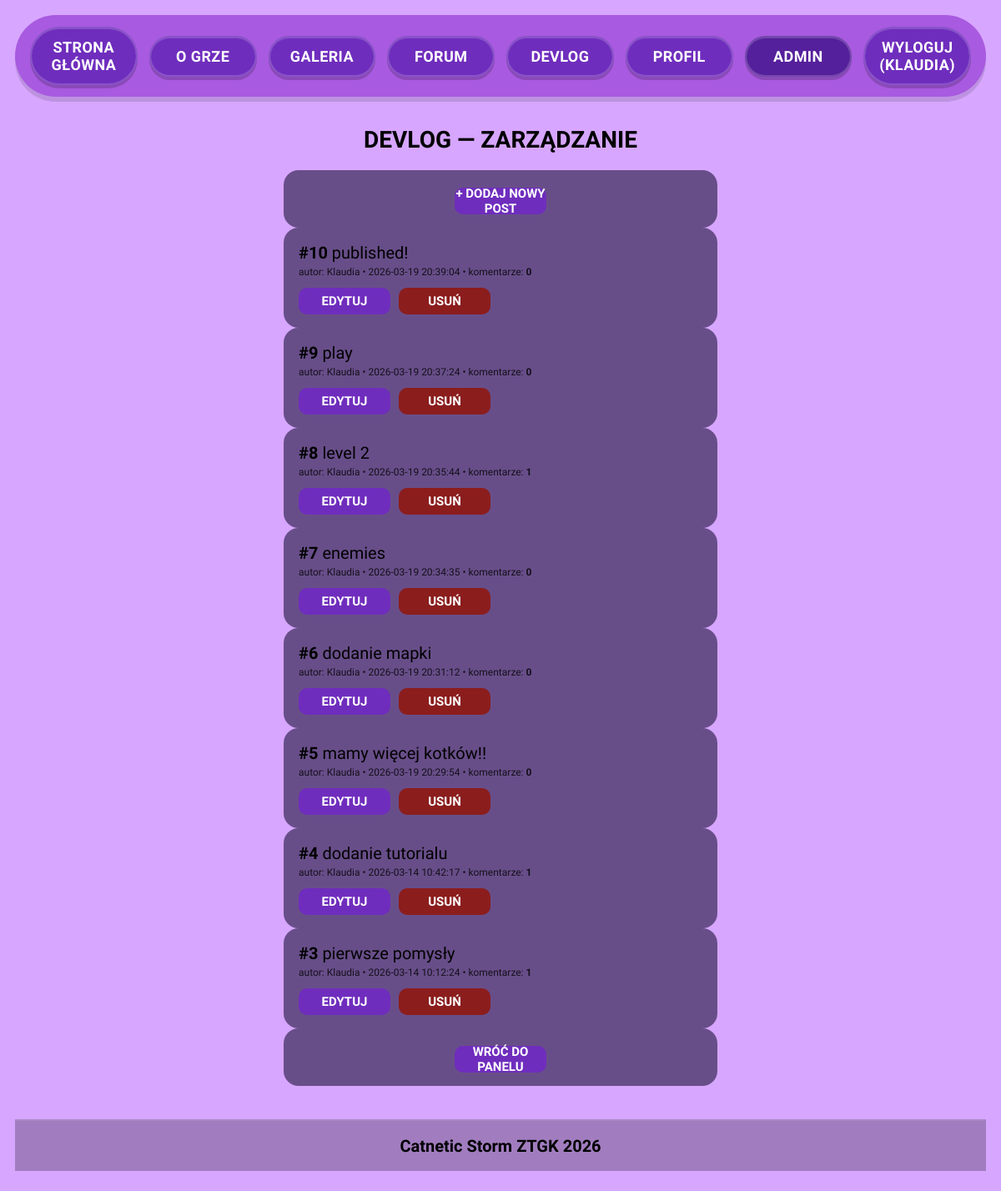
Page /admin/devlog_manage.php (signed in) on the committed database.
### tables this page shows
CREATE TABLE `devlog_posts` (
  `devlog_id` int(11) NOT NULL,
  `title` varchar(50) NOT NULL,
  `content` text NOT NULL,
  `image_path` varchar(255) NOT NULL,
  `created_at` timestamp NOT NULL DEFAULT current_timestamp(),
  `author_id` int(11) NOT NULL
);

CREATE TABLE `users` (
  `user_id` int(11) NOT NULL,
  `username` varchar(50) NOT NULL,
  `password` varchar(255) NOT NULL,
  `role` enum('admin','user') NOT NULL DEFAULT 'user',
  `created_at` timestamp NOT NULL DEFAULT current_timestamp()
);

### admin/devlog_manage.php (the view, shortened to what this page needs)
<?php
require __DIR__ . '/../includes/db.php';
$stmt = $pdo->query("
  SELECT p.devlog_id, p.title, p.created_at, u.username,
    (SELECT COUNT(*) FROM comments c WHERE c.post_id = p.devlog_id) AS comments_count
  FROM devlog_posts p
  JOIN users u ON u.user_id = p.author_id
  ORDER BY p.created_at DESC, p.devlog_id DESC
");
$posts = $stmt->fetchAll();
?>
<!DOCTYPE html>
<html lang="pl">
<head>
  <?php include __DIR__ . '/../includes/head.php'; ?>
</head>
<body>
  <?php include __DIR__ . '/../includes/header.php'; ?>
  <main>
    <section class="admin">
      <h1>Devlog — zarządzanie</h1>
      <div class="auth-card auth-card--small">
        <a class="auth-btn" href="devlog_create.php">+ DODAJ NOWY POST</a>
      </div>
      <?php if (!$posts): ?>
        <div class="auth-card">Brak postów.</div>
      <?php else: ?>
        <?php foreach ($posts as $p): ?>
          <article class="auth-card" style="display:flex; justify-content:space-between; gap:12px; flex-wrap:wrap; align-items:center;">
            <div>
              <strong>#<?= (int)$p['devlog_id'] ?></strong>
              <?= htmlspecialchars((string)$p['title']) ?>
              <div style="opacity:.8; font-size:12px; margin-top:4px;">
                autor: <?= htmlspecialchars((string)$p['username']) ?>
                • <?= htmlspecialchars((string)$p['created_at']) ?>
                • komentarze: <strong><?= (int)$p['comments_count'] ?></strong>
              </div>
            </div>
            <div style="display:flex; gap:10px; align-items:center;">
              <a class="auth-btn auth-btn--link" href="devlog_edit.php?id=<?= (int)$p['devlog_id'] ?>">EDYTUJ</a>
              <form method="post" action="devlog_manage.php"
                    onsubmit="return confirm('Usunąć post i wszystkie komentarze do niego?');"
                    style="display:inline;">
                <button class="auth-btn" type="submit" style="background:#8b1d1d;">USUŃ</button>
              </form>
            </div>
          </article>
        <?php endforeach; ?>
      <?php endif; ?>
      <div class="auth-card auth-card--small">
        <a class="auth-btn auth-btn--link" href="index.php">WRÓĆ DO PANELU</a>
      </div>
    </section>
  </main>
  <?php include __DIR__ . '/../includes/footer.php'; ?>
</body>
</html>

### css/style.css (style rules this page uses)
:root { --bg: #d7a6ff; --menu-bg: #a85ae0; --pill: #6f2dbd; --pill-hover: #5c22a6; --pill-active: #55209b; --frame-bg: #b47ee0; --frame-border: #5a2aa4; }
* { box-sizing: border-box; font-family: inherit; }
body { margin: 0; font-family: 'Pixelify Sans', sans-serif; font-size: 20px; background: var(--bg); padding: 18px 18px 24px; display: flex; flex-direction: column; min-height: 100vh; }
main { width: 100%; display: flex; justify-content: center; padding: 0; flex: 1; }
.auth-card { width: min(520px, 92vw); background: rgba(74, 55, 104, .78); border-radius: 18px; padding: 18px 18px 16px; }
.auth-card--small { padding: 14px 18px 16px; text-align: center; }
.auth-btn { display: inline-flex; align-items: center; justify-content: center; width: 110px; height: 32px; background: #6f2dbd; color: #fff; border: 0; border-radius: 10px; font-family: 'Pixelify Sans', sans-serif; font-weight: 900; text-transform: uppercase; font-size: 15px; cursor: pointer; text-decoration: none; }
.auth-btn--link { margin-top: 0 !important; }
.admin h1 { font-size: 28px; text-align: center; margin-bottom: 20px; text-transform: uppercase; }

### rows in the picture
devlog_posts: devlog_id "10", title "published!", author.username "Klaudia", created_at "2026-03-19 20:39:04", comments_count "0"
devlog_posts: devlog_id "9", title "play", author.username "Klaudia", created_at "2026-03-19 20:37:24", comments_count "0"
devlog_posts: devlog_id "8", title "level 2", author.username "Klaudia", created_at "2026-03-19 20:35:44", comments_count "1"
devlog_posts: devlog_id "7", title "enemies", author.username "Klaudia", created_at "2026-03-19 20:34:35", comments_count "0"
devlog_posts: devlog_id "6", title "dodanie mapki", author.username "Klaudia", created_at "2026-03-19 20:31:12", comments_count "0"
devlog_posts: devlog_id "5", title "mamy więcej kotków!!", author.username "Klaudia", created_at "2026-03-19 20:29:54", comments_count "0"
devlog_posts: devlog_id "4", title "dodanie tutorialu", author.username "Klaudia", created_at "2026-03-14 10:42:17", comments_count "1"
devlog_posts: devlog_id "3", title "pierwsze pomysły", author.username "Klaudia", created_at "2026-03-14 10:12:24", comments_count "1"

### other values in the picture
$_SESSION['username'] "KLAUDIA"
